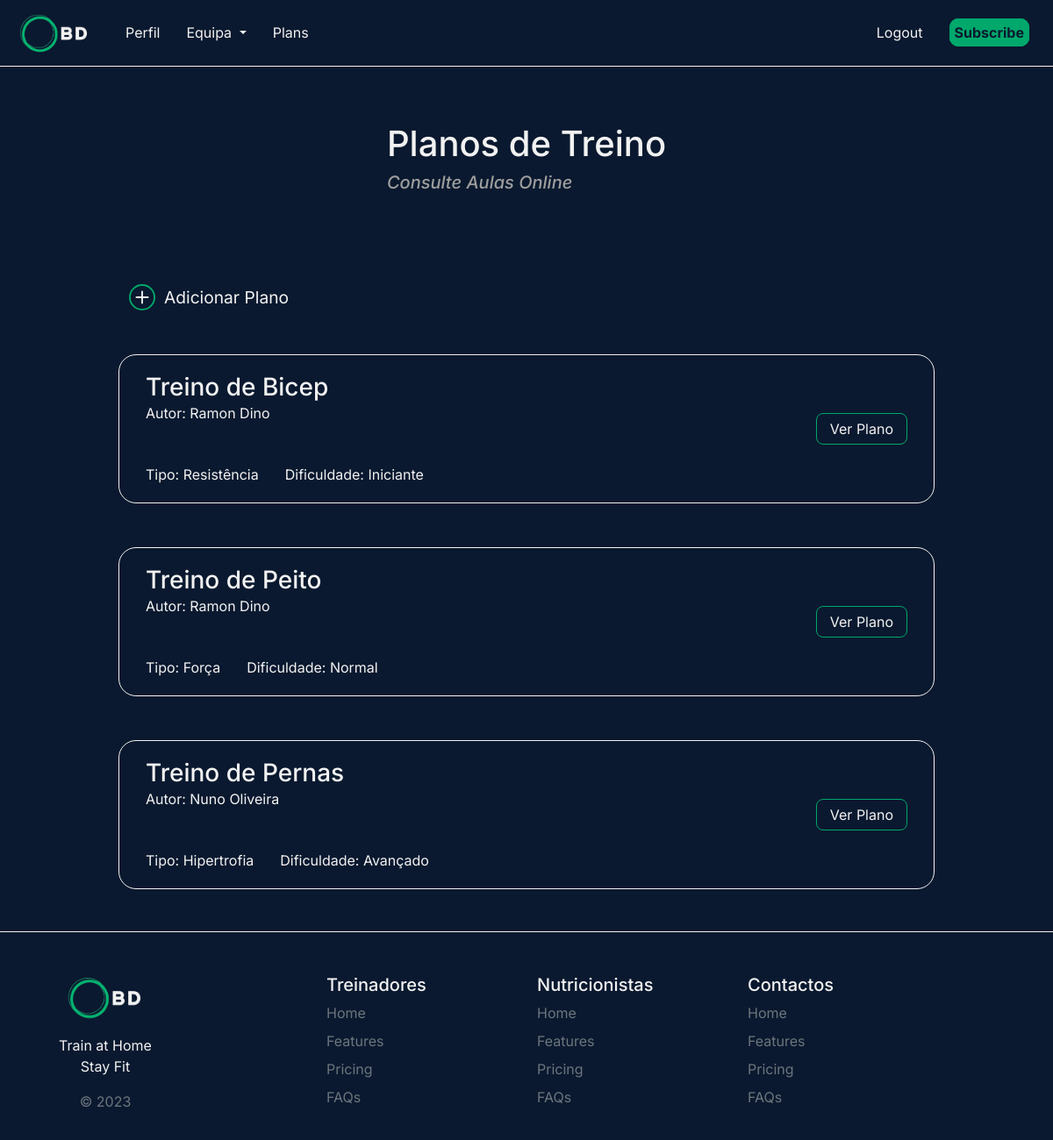
Page /plans (signed in) on the earlier database version.
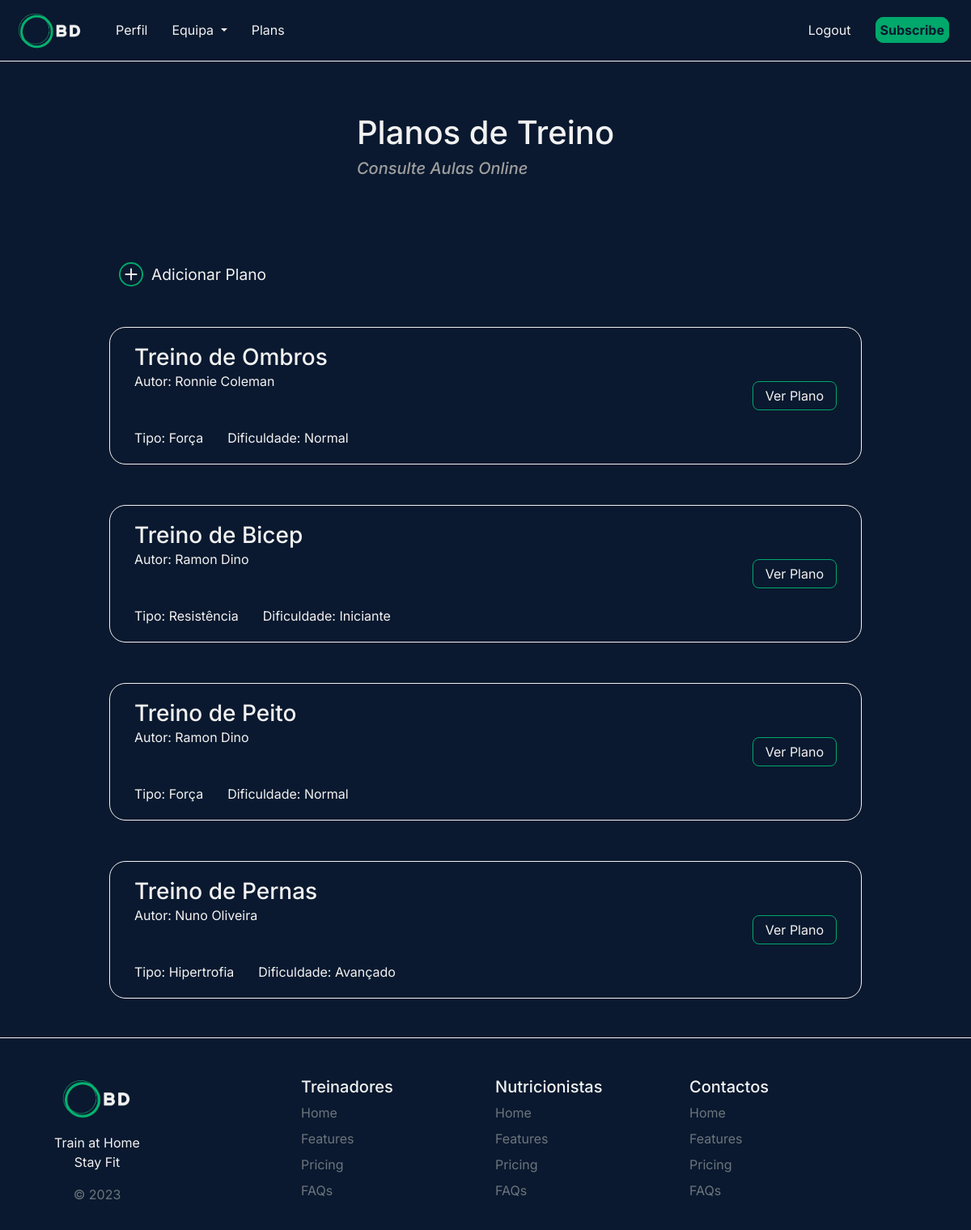
Same page on the later database version.
### tables this page shows
CREATE TABLE plans (
        id INTEGER PRIMARY KEY AUTOINCREMENT,
        category TEXT NOT NULL,
        owner TEXT NOT NULL,
        type TEXT NOT NULL,
        difficulty TEXT NOT NULL,
        number_of_sets TEXT NOT NULL,
        sets_reps TEXT NOT NULL,
        exercises TEXT NOT NULL,
        descansos TEXT NOT NULL
    );

### website/views.py (the view)
@views.route('/plans', methods=['GET', 'POST'])
def view_plans():
    if request.method == 'POST':
        username = session['user']['username']
        treino = request.form['treino']
        tipo   = request.form['tipo']
        dificuldade = request.form['dificuldade']
        num_of_sets = request.form['number_of_sets']
        set_reps = request.form['sets_reps']
        exercises = request.form['exercises']
        descansos = request.form['descansos']
        add_plan(treino, username, tipo, dificuldade, num_of_sets,
                 set_reps, exercises, descansos) # json.dumps() não é usado pois a lista já é recebida em formato String
        return "done"
    else:
        if('user' in session):
            email = session['user']['email']
            plans = get_plans()
            plans = list(plans)
            for i in range(len(plans)):
                plans[i] = list(plans[i])
                plans[i][6] = json.loads(plans[i][6]) # Turn ListString to List
                plans[i][7] = json.loads(plans[i][7])
                plans[i][8] = json.loads(plans[i][8])
                plans[i] = tuple(plans[i])
            plans = tuple(plans)
            return render_template('plans.html', type=get_type(email), plans=plans)
        else:
            return redirect( url_for('auth.login') )

### website/database.py (called while the page is built)
def get_type(email):
    with sqlite3.connect(db_path) as con:
        cur = con.cursor()
        cur.execute(f"""
            SELECT type FROM users
            WHERE email = '{email}';
            """)
        type = cur.fetchall()[0][0]
        return type

def get_plans():
    with sqlite3.connect(db_path) as con:
        cur = con.cursor()
        cur.execute(f"""
        SELECT * FROM plans;
        """)
        data = cur.fetchall()
        return data

### website/templates/plans.html (shortened to what this page needs)
{% extends "base.html" %}
{% block head %}
<link rel="stylesheet" href="{{url_for('static', filename='css/plans.css')}}">
{% endblock %}
{% block body %}
<div class="center-card">
  <div class="card card-inherit bg-transparent">
    <div class="card-body text-truncate">
      <h1 class="mt-5">Planos de Treino</h1>
      <h5 class="mt-2">Consulte Aulas Online</h5>
    </div>
  </div>
</div>
<div class="planos-container">
  {% if type == '0' %}
  <div class="add-plano-container container">
    <div class="add-plano" type="button" data-bs-toggle="modal" data-bs-target="#Backdrop">
      <span>Adicionar Plano</span>
    </div>
  </div>
  {% endif %}
  {% for plan in plans|reverse %}
  <div class="plano-treino container">
    <div class="plano-description">
      <div class="plano-title">
        <h3 class="m-0">{{ plan[1] }}</h3>
        <div>Autor: {{ plan[2] }}</div>
      </div>
      <div class="plano-info">
        <span>Tipo: {{ plan[3] }}</span>
        <span>Dificuldade: {{ plan[4] }}</span>
      </div>
    </div>
    <div class="plano-show">
      <button type="button" data-bs-toggle="modal" data-bs-target="#Modal{{plan[0]}}">
        Ver Plano
      </button>
    </div>
  </div>
  {% endfor %}
</div>
{% endblock %}

### website/templates/base.html (shortened to what this page needs)
<!DOCTYPE html>
<html lang="en">
<head>
    <link rel="stylesheet" href="{{url_for('static', filename='css/bootstrap.css')}}">
    <link
    href="https://cdnjs.cloudflare.com/ajax/libs/font-awesome/6.0.0/css/all.min.css"
    rel="stylesheet"
    />
    <link rel="stylesheet" href="https://cdn.jsdelivr.net/npm/bootstrap-icons@1.10.5/font/bootstrap-icons.css">
    <link href="https://cdn.jsdelivr.net/npm/bootstrap@5.0.2/dist/css/bootstrap.min.css" rel="stylesheet">    {% block head %}{% endblock %}
    <link rel="stylesheet" href=" {{ url_for('static', filename='css/base.css') }}">
</head>
<body>
  <nav class="navbar navbar-expand-lg">
    <div class="container-fluid">
      <a class="navbar-logo navbar-brand" id="logo" href="/">
        <img src="{{url_for('static', filename='images/logo.png')}}" alt="Logo" >
      </a>
      <div class="collapse navbar-collapse" id="navbarSupportedContent">
        <ul class="navbar-nav me-auto mb-2 mb-lg-0">
          <li class="nav-item">
            <a class="navbar-item" id="profile" href="/profile">Perfil</a>
          </li>
          <li class="nav-item">
            <div class="dropdown">
              <a class="dropdown-toggle navbar-item" style="cursor: pointer;" data-bs-toggle="dropdown" aria-expanded="false">
                Equipa
              </a>
            </div>
          </li>
          <li class="nav-item">
            <a class="navbar-item" id="plans" href="/plans">Plans</a>
          </li>
        </ul>
        <a class="navbar-item" href="/logout">Logout</a>
        <div class="navbar-item subscribe">
          <a id="subscribe" href="#">
              <strong>Subscribe</strong>
          </a>
        </div>
      </div>
    </div>
  </nav>
    {% block body %}{% endblock %}
</body>
<footer class="row row-cols-1 row-cols-sm-2 row-cols-md-5 pt-5 mt-5 footer">
    <div class="col mb-3">
      <a href="/" class="d-flex align-items-center justify-content-center mb-3 link-dark text-decoration-none">
        <img class="img-fluid" src="{{url_for('static', filename='images/logo.png')}}">
      </a>
      <p class="text-center">Train at Home<br>Stay Fit</p>
      <p class="text-muted text-center">© 2023</p>
    </div>
    <div  class="footer-extra" style="width: 10%;">
    </div>
    <div class="col mb-3">
      <h5>Treinadores</h5>
      <ul class="nav flex-column">
        <li class="nav-item mb-2"><a href="#" class="nav-link p-0 text-muted">Home</a></li>
        <li class="nav-item mb-2"><a href="#" class="nav-link p-0 text-muted">Features</a></li>
        <li class="nav-item mb-2"><a href="#" class="nav-link p-0 text-muted">Pricing</a></li>
        <li class="nav-item mb-2"><a href="#" class="nav-link p-0 text-muted">FAQs</a></li>
      </ul>
    </div>
    <div class="col mb-3">
      <h5>Nutricionistas</h5>
      <ul class="nav flex-column">
        <li class="nav-item mb-2"><a href="#" class="nav-link p-0 text-muted">Home</a></li>
        <li class="nav-item mb-2"><a href="#" class="nav-link p-0 text-muted">Features</a></li>
        <li class="nav-item mb-2"><a href="#" class="nav-link p-0 text-muted">Pricing</a></li>
        <li class="nav-item mb-2"><a href="#" class="nav-link p-0 text-muted">FAQs</a></li>
      </ul>
    </div>
    <div class="col mb-3">
      <h5>Contactos</h5>
      <ul class="nav flex-column">
        <li class="nav-item mb-2"><a href="#" class="nav-link p-0 text-muted">Home</a></li>
        <li class="nav-item mb-2"><a href="#" class="nav-link p-0 text-muted">Features</a></li>
        <li class="nav-item mb-2"><a href="#" class="nav-link p-0 text-muted">Pricing</a></li>
        <li class="nav-item mb-2"><a href="#" class="nav-link p-0 text-muted">FAQs</a></li>
      </ul>
    </div>
  </footer>
</html>

### website/static/css/plans.css (style rules this page uses)
.center-card { display: flex; justify-content: center; }
.card { border: none; }
.center-card h5 { font-style: italic; color: rgb(158, 158, 158); }
.planos-container { padding-top: 80px; display: flex; flex-direction: column; align-items: center; gap: 50px; }
.plano-treino { display: flex; justify-content: space-between; align-items: center; width: 930px; height: 170px; border: 1px solid #f2f2f2; border-radius: 20px; padding: 20px 30px; }
.plano-description { display: flex; flex-direction: column; justify-content: space-between; height: 100%; }
.plano-info { display: flex; gap: 30px; }
.add-plano-container { width: 930px; }
.add-plano { display: flex; gap: 10px; font-size: 1.2rem; width: fit-content; align-items: center; cursor: pointer; }

### website/static/css/base.css (style rules this page uses)
* { font-family: 'inter'; }
body { background-color: #0A192F; color: #f2f2f2; }
.navbar { background-color: #0A192F; border-bottom: 1px solid #f2f2f2; }
#logo img { width: 100px; object-fit: contain; }
.navbar-item { color: #F2F2F2; padding: 15px; transition: color 0.2s ease-in-out; text-decoration: none; }
#subscribe { background-color: #00A86B; border: 1px solid #00A86B; border-radius: 10px; padding: 5px; color: #0A192F; text-decoration: none; }
.navbar-item.subscribe { padding: 15px !important; }
.footer { display: flex; margin-left: 0px; margin-right: 0px; border-top: 1px solid #f2f2f2; }
.footer * img { min-width: 100px; max-width: 50%; }
button { background-color: transparent; border: 1px solid #00A86B; border-radius: 8px; padding: 5px 15px 5px 15px; color: #f2f2f2; width: fit-content; }

Differences in the rows shown:
added plans: category "Treino de Ombros", owner "Ronnie Coleman", type "Força", difficulty "Normal"
